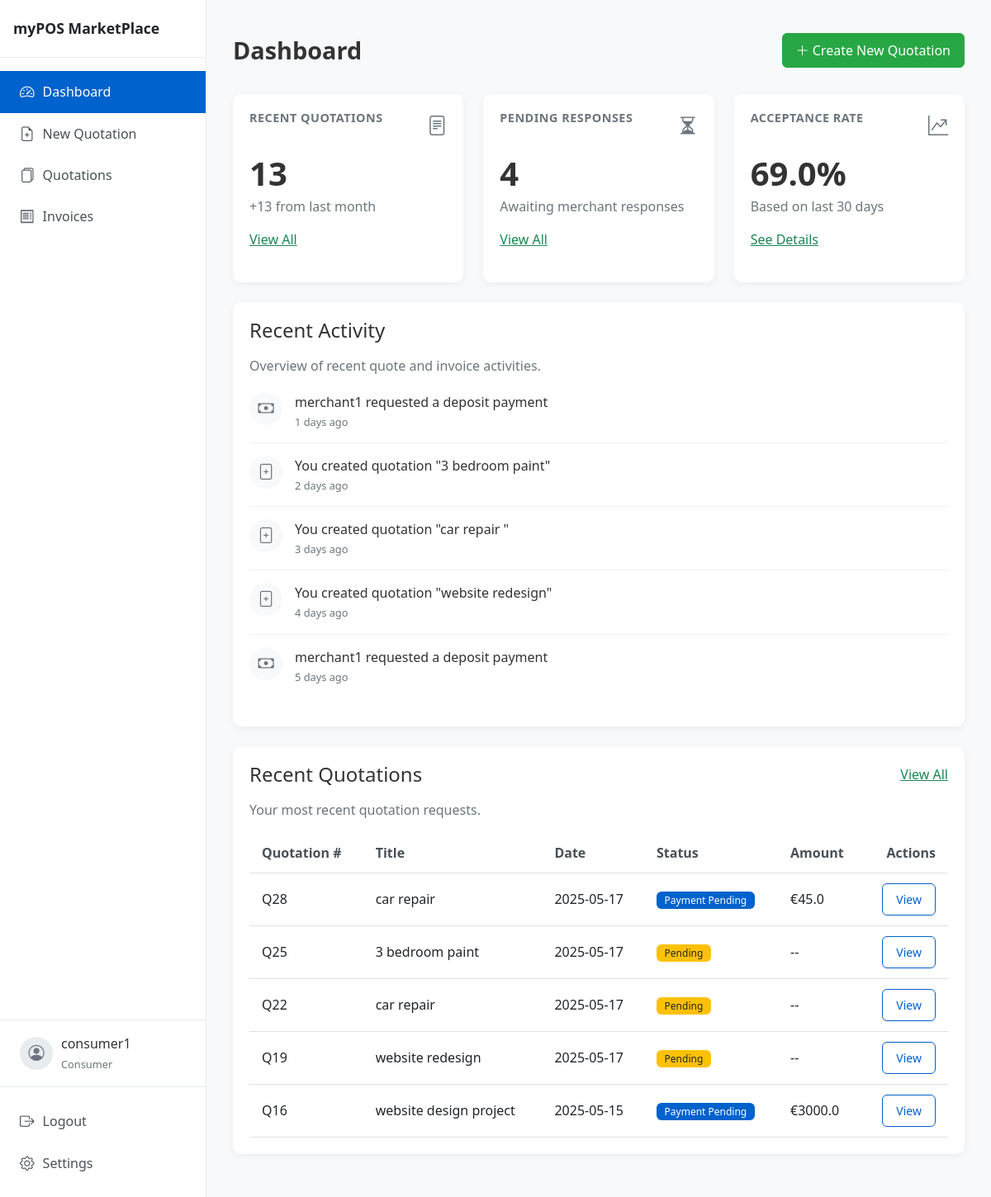
The page /consumer/dashboard (signed in) on the database its author committed.
### models/user.py (models this page shows, shortened)
class User(db.Model, UserMixin):
    id = db.Column(db.Integer, primary_key=True)
    username = db.Column(db.String(64), unique=True, nullable=False)
    email = db.Column(db.String(120), unique=True, nullable=False)
    password_hash = db.Column(db.String(128), nullable=False)
    role = db.Column(db.String(20), nullable=False)  # 'consumer' or 'merchant'
    created_at = db.Column(db.DateTime, default=db.func.current_timestamp())
    consumer_quotations = db.relationship('Quotation', backref='consumer', lazy=True, foreign_keys='Quotation.consumer_id')
    merchant_quotations = db.relationship('Quotation', backref='merchant', lazy=True, foreign_keys='Quotation.merchant_id')

### models/quotation.py (models this page shows, shortened)
class Quotation(db.Model):
    id = db.Column(db.Integer, primary_key=True)
    request_id = db.Column(db.String(50), nullable=True)  # Group related quotations
    title = db.Column(db.String(100), nullable=False)
    product_type = db.Column(db.String(50), nullable=False)
    description = db.Column(db.Text, nullable=False)
    budget = db.Column(db.Float, nullable=True)
    ai_generated_content = db.Column(db.Text, nullable=True)
    revised_amount = db.Column(db.Float, nullable=True)
    payment_terms = db.Column(db.Text, nullable=True)
    merchant_notes = db.Column(db.Text, nullable=True)
    status = db.Column(db.String(20), default='pending')  # pending, revised, deposit_requested, deposit_paid, completed
    consumer_id = db.Column(db.Integer, db.ForeignKey('user.id'), nullable=False)
    merchant_id = db.Column(db.Integer, db.ForeignKey('user.id'), nullable=False)
    created_at = db.Column(db.DateTime, default=datetime.utcnow)
    updated_at = db.Column(db.DateTime, default=datetime.utcnow, onupdate=datetime.utcnow)
    transactions = db.relationship('Transaction', backref='quotation', lazy=True)

### app.py (the view)
@app.route('/consumer/dashboard')
@login_required
def consumer_dashboard():
    if current_user.role != 'consumer':
        return redirect(url_for('index'))
    consolidated_quotations = get_consolidated_quotations_for_consumer(current_user.id)
    last_month = datetime.utcnow() - timedelta(days=30)
    recent_activities = []
    for i, quotation in enumerate(sorted(consolidated_quotations, key=lambda x: x.updated_at, reverse=True)[:5]):
        days_ago = i + 1
        activity_date = datetime.utcnow() - timedelta(days=days_ago)
        if quotation.status == 'pending':
            recent_activities.append({
                'type': 'quotation_created',
                'title': f'You created quotation "{quotation.title}"',
                'time': f'{days_ago} days ago'
            })
        elif quotation.status == 'revised':
            recent_activities.append({
                'type': 'quotation_responded',
                'title': f'{quotation.merchant.username} responded to your quotation',
                'time': f'{days_ago} days ago'
            })
        elif quotation.status == 'deposit_requested':
            recent_activities.append({
                'type': 'payment_requested',
                'title': f'{quotation.merchant.username} requested a deposit payment',
                'time': f'{days_ago} days ago'
            })
        elif quotation.status == 'deposit_paid':
            recent_activities.append({
                'type': 'payment_made',
                'title': f'You paid a deposit for "{quotation.title}"',
                'time': f'{days_ago} days ago'
            })
    consolidated_quotations.sort(key=lambda x: x.created_at, reverse=True)
    return render_template(
        'consumer/dashboard.html',
        quotations=consolidated_quotations,
        last_month=last_month,
        recent_activities=recent_activities
    )

### templates/consumer/dashboard.html (shortened to what this page needs)
{% extends "layout.html" %}
{% block content %}
<div class="dashboard-header d-flex justify-content-between align-items-center mb-4">
    <h1>Dashboard</h1>
    <a href="{{ url_for('create_quotation') }}" class="btn btn-success">
        <i class="bi bi-plus-lg"></i> Create New Quotation
    </a>
</div>
<div class="row mb-4">
    <div class="col-md-4">
        <div class="card stat-card">
            <div class="card-body">
                <div class="d-flex justify-content-between align-items-start mb-3">
                    <h3 class="card-title">Recent Quotations</h3>
                    <i class="bi bi-file-text stat-icon"></i>
                </div>
                <h2 class="display-4 mb-1">{{ quotations|length }}</h2>
                <p class="text-muted">+{{ quotations|selectattr('created_at', 'gt', last_month)|list|length }} from last month</p>
                <div class="mt-3">
                    <a href="{{ url_for('consumer_dashboard') }}" class="text-success">View All</a>
                </div>
            </div>
        </div>
    </div>
    <div class="col-md-4">
        <div class="card stat-card">
            <div class="card-body">
                <div class="d-flex justify-content-between align-items-start mb-3">
                    <h3 class="card-title">Pending Responses</h3>
                    <i class="bi bi-hourglass-split stat-icon"></i>
                </div>
                <h2 class="display-4 mb-1">{{ quotations|selectattr('status', 'equalto', 'pending')|list|length }}</h2>
                <p class="text-muted">Awaiting merchant responses</p>
                <div class="mt-3">
                    <a href="{{ url_for('consumer_dashboard') }}" class="text-success">View All</a>
                </div>
            </div>
        </div>
    </div>
    <div class="col-md-4">
        <div class="card stat-card">
            <div class="card-body">
                <div class="d-flex justify-content-between align-items-start mb-3">
                    <h3 class="card-title">Acceptance Rate</h3>
                    <i class="bi bi-graph-up-arrow stat-icon"></i>
                </div>
                {% set pending_count = quotations|selectattr('status', 'equalto', 'pending')|list|length %}
                {% set responded_count = quotations|selectattr('status', 'ne', 'pending')|list|length %}
                {% set acceptance_rate = (responded_count / (responded_count + pending_count) * 100)|round if (responded_count + pending_count) > 0 else 0 %}
                <h2 class="display-4 mb-1">{{ acceptance_rate }}%</h2>
                <p class="text-muted">Based on last 30 days</p>
                <div class="mt-3">
                    <a href="#" class="text-success">See Details</a>
                </div>
            </div>
        </div>
    </div>
</div>
<div class="card mb-4">
    <div class="card-body">
        <h2 class="h4 mb-3">Recent Activity</h2>
        <p class="text-muted">Overview of recent quote and invoice activities.</p>
        {% if recent_activities %}
            <div class="activity-timeline">
                {% for activity in recent_activities %}
                    <div class="activity-item">
                        <div class="activity-icon">
                            {% if activity.type == 'quotation_created' %}
                                <i class="bi bi-file-plus"></i>
                            {% elif activity.type == 'quotation_responded' %}
                                <i class="bi bi-reply"></i>
                            {% elif activity.type == 'payment_requested' %}
                                <i class="bi bi-cash"></i>
                            {% elif activity.type == 'payment_made' %}
                                <i class="bi bi-credit-card"></i>
                            {% endif %}
                        </div>
                        <div class="activity-content">
                            <div class="activity-title">{{ activity.title }}</div>
                            <div class="activity-time">{{ activity.time }}</div>
                        </div>
                    </div>
                {% endfor %}
            </div>
        {% else %}
            <div class="text-center py-4 text-muted">
                <i class="bi bi-calendar3 fs-1"></i>
                <p class="mt-2">No recent activity to display.</p>
            </div>
        {% endif %}
    </div>
</div>
<div class="card">
    <div class="card-body">
        <div class="d-flex justify-content-between align-items-center mb-3">
            <h2 class="h4 mb-0">Recent Quotations</h2>
            <a href="{{ url_for('consumer_dashboard') }}" class="text-success">View All</a>
        </div>
        <p class="text-muted">Your most recent quotation requests.</p>
        {% if quotations %}
            <div class="table-responsive">
                <table class="table table-hover">
                    <thead>
                        <tr>
                            <th>Quotation #</th>
                            <th>Title</th>
                            <th>Date</th>
                            <th>Status</th>
                            <th>Amount</th>
                            <th class="text-end">Actions</th>
                        </tr>
                    </thead>
                    <tbody>
                        {% for quotation in quotations[:5] %}
                            <tr>
                                <td>Q{{ quotation.id }}</td>
                                <td>{{ quotation.title }}</td>
                                <td>{{ quotation.created_at.strftime('%Y-%m-%d') }}</td>
                                <td>
                                    {% if quotation.status == 'pending' %}
                                        <span class="badge bg-warning text-dark">Pending</span>
                                    {% elif quotation.status == 'revised' %}
                                        <span class="badge bg-info">Revised</span>
                                    {% elif quotation.status == 'deposit_requested' %}
                                        <span class="badge bg-primary">Payment Pending</span>
                                    {% elif quotation.status == 'deposit_paid' %}
                                        <span class="badge bg-success">Deposit Paid</span>
                                    {% elif quotation.status == 'completed' %}
                                        <span class="badge bg-secondary">Completed</span>
                                    {% endif %}
                                </td>
                                <td>
                                    {% if quotation.revised_amount %}
                                        €{{ quotation.revised_amount }}
                                    {% else %}
                                        --
                                    {% endif %}
                                </td>
                                <td class="text-end">
                                    <a href="{{ url_for('view_quotation', quotation_id=quotation.id) }}" class="btn btn-sm btn-outline-primary">View</a>
                                </td>
                            </tr>
                        {% endfor %}
                    </tbody>
                </table>
            </div>
        {% else %}
            <div class="alert alert-info">
                <p class="mb-0">You haven't created any quotations yet.</p>
                <a href="{{ url_for('create_quotation') }}" class="btn btn-sm btn-primary mt-2">Create your first quotation</a>
            </div>
        {% endif %}
    </div>
</div>
{% endblock %}
{% block head %}
<link rel="stylesheet" href="https://cdn.jsdelivr.net/npm/bootstrap-icons@1.10.5/font/bootstrap-icons.css">
{% endblock %}

### templates/layout.html (shortened to what this page needs)
<!DOCTYPE html>
<html lang="en">
<head>
    <link rel="stylesheet" href="https://cdn.jsdelivr.net/npm/bootstrap@5.2.3/dist/css/bootstrap.min.css">
    <link rel="stylesheet" href="https://cdn.jsdelivr.net/npm/bootstrap-icons@1.10.5/font/bootstrap-icons.css">
    <link rel="stylesheet" href="{{ url_for('static', filename='css/styles.css') }}">
    {% block head %}{% endblock %}
</head>
<body>
    <div class="page-container">
        {% if current_user.is_authenticated %}
        <div class="sidebar">
            <div class="sidebar-header">
                <h1 class="sidebar-brand">myPOS MarketPlace</h1>
            </div>
            <div class="sidebar-menu">
                <a href="{{ url_for('consumer_dashboard' if current_user.role == 'consumer' else 'merchant_dashboard') }}" class="sidebar-item {% if request.endpoint.endswith('dashboard') %}active{% endif %}">
                    <i class="bi bi-speedometer2"></i> <span>Dashboard</span>
                </a>
                {% if current_user.role == 'consumer' %}
                <a href="{{ url_for('create_quotation') }}" class="sidebar-item {% if request.endpoint == 'create_quotation' %}active{% endif %}">
                    <i class="bi bi-file-earmark-plus"></i> <span>New Quotation</span>
                </a>
                {% endif %}
                <a href="{{ url_for('consumer_quotations' if current_user.role == 'consumer' else 'merchant_quotations') }}" class="sidebar-item {% if request.endpoint.endswith('quotations') %}active{% endif %}">
                    <i class="bi bi-files"></i> <span>Quotations</span>
                </a>
                <a href="#" class="sidebar-item {% if request.endpoint.endswith('invoices') %}active{% endif %}">
                    <i class="bi bi-receipt"></i> <span>Invoices</span>
                </a>
            </div>
            <div class="user-profile">
                <div class="user-avatar">
                    <i class="bi bi-person-circle"></i>
                </div>
                <div class="user-info">
                    <p class="user-name">{{ current_user.username }}</p>
                    <small class="user-role">{{ current_user.role|capitalize }}</small>
                </div>
            </div>
            <div class="sidebar-footer">
                <a href="{{ url_for('logout') }}" class="sidebar-item">
                    <i class="bi bi-box-arrow-right"></i> <span>Logout</span>
                </a>
                <a href="#" class="sidebar-item">
                    <i class="bi bi-gear"></i> <span>Settings</span>
                </a>
            </div>
        </div>
        <div class="content-wrapper">
            {% block content %}{% endblock %}
        </div>
        {% endif %}
    </div>
</body>
</html>

### rows shown on the page
User: username "consumer1", role "Consumer"
Quotation: id "28", title "car repair", created_at "2025-05-17", shows "Payment Pending", revised_amount "45.0"
Quotation: id "25", title "3 bedroom paint", created_at "2025-05-17", status "Pending"
Quotation: id "22", title "car repair", created_at "2025-05-17", status "Pending"
Quotation: id "19", title "website redesign", created_at "2025-05-17", status "Pending"
Quotation: id "16", title "website design project", created_at "2025-05-15", shows "Payment Pending", revised_amount "3000.0"

### other values the page prints
{{ quotations|length }} "13"
{{ quotations|selectattr('created_at', 'gt', last_month)|list|length }} "13"
{{ quotations|selectattr('status', 'equalto', 'pending')|list|length }} "4"
{{ acceptance_rate }} "69.0"
{{ activity.title }} "merchant1 requested a deposit payment" "You created quotation \"3 bedroom paint\"" "You created quotation \"car repair \"" "You created quotation \"website redesign\"" "merchant1 requested a deposit payment"
{{ activity.time }} "1 days ago" "2 days ago" "3 days ago" "4 days ago" "5 days ago"
